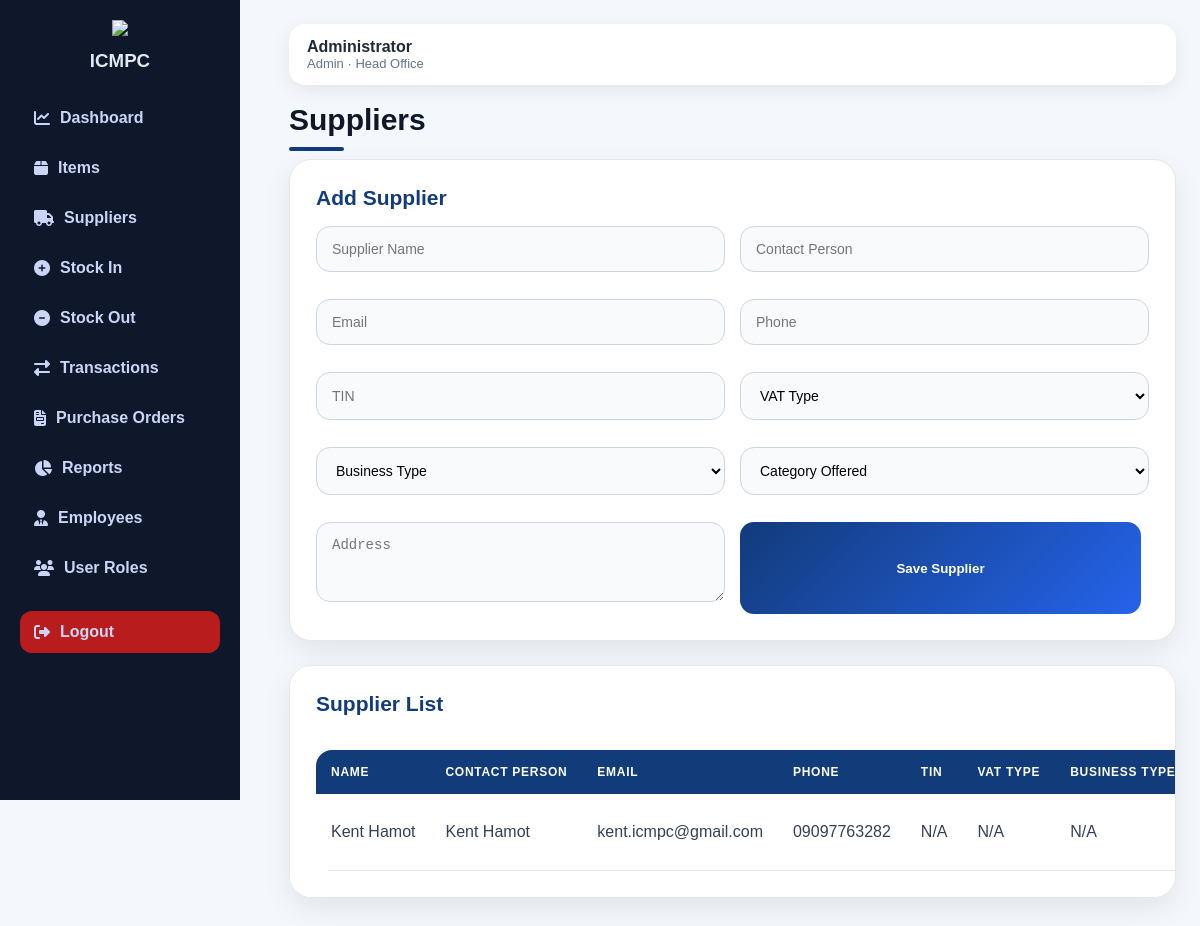
Screenshot of /suppliers (signed in) with the database file from the repository.
### tables this page shows
CREATE TABLE suppliers (
            id INTEGER PRIMARY KEY AUTOINCREMENT,
            name TEXT NOT NULL,
            email TEXT,
            phone TEXT,
            address TEXT,
            tin TEXT,
            vat_type TEXT,
            business_type TEXT,
            created_at TEXT
        , category TEXT, contact_person TEXT);

### app.py (the view, shortened to what this page needs)
@app.route("/suppliers", methods=["GET", "POST"])
def suppliers():
    check = require_login()
    if check:
        return check
    conn = get_db_connection()
    supplier_list = fetchall(conn, "SELECT * FROM suppliers ORDER BY name ASC")
    conn.close()
    return render_template("suppliers.html", suppliers=supplier_list)

### app.py (called while the page is built)
def using_postgres():
    return bool(DATABASE_URL)

def get_db_connection():
    if using_postgres():
        return psycopg2.connect(DATABASE_URL, cursor_factory=psycopg2.extras.RealDictCursor)
    conn = sqlite3.connect(DATABASE)
    conn.row_factory = sqlite3.Row
    return conn

def q(sql):
    if using_postgres():
        return sql.replace("?", "%s")
    return sql

def fetchall(conn, sql, params=()):
    cur = conn.cursor()
    cur.execute(q(sql), params)
    return cur.fetchall()

def logged_in():
    return "user_id" in session

def require_login():
    if not logged_in():
        return redirect(url_for("login"))
    return None

### templates/suppliers.html (shortened to what this page needs)
{% extends "base.html" %}
{% block content %}
<h1>Suppliers</h1>
<section class="panel">
    <h2>Add Supplier</h2>
    <form method="POST" class="form-grid">
        <input name="name" placeholder="Supplier Name" required>
        <input name="contact_person" placeholder="Contact Person">
        <input name="email" type="email" placeholder="Email">
        <input name="phone" placeholder="Phone">
        <input name="tin" placeholder="TIN">
        <select name="vat_type">
            <option value="">VAT Type</option>
        </select>
        <select name="business_type">
            <option value="">Business Type</option>
        </select>
        <select name="category">
            <option value="">Category Offered</option>
        </select>
        <textarea name="address" placeholder="Address"></textarea>
        <button type="submit">Save Supplier</button>
    </form>
</section>
<section class="panel">
    <div class="panel-head">
        <h2>Supplier List</h2>
    </div>
    <table>
        <thead>
            <tr>
                <th>Name</th>
                <th>Contact Person</th>
                <th>Email</th>
                <th>Phone</th>
                <th>TIN</th>
                <th>VAT Type</th>
                <th>Business Type</th>
            </tr>
        </thead>
        <tbody>
        {% for s in suppliers %}
            <tr>
                <td>{{ s.name }}</td>
                <td>{{ s.contact_person or "N/A" }}</td>
                <td>{{ s.email or "N/A" }}</td>
                <td>{{ s.phone or "N/A" }}</td>
                <td>{{ s.tin or "N/A" }}</td>
                <td>{{ s.vat_type or "N/A" }}</td>
                <td>{{ s.business_type or "N/A" }}</td>
            </tr>
        {% else %}
            <tr>
                <td colspan="9">No suppliers yet.</td>
            </tr>
        {% endfor %}
        </tbody>
    </table>
</section>
{% endblock %}

### static/style.css (style rules this page uses)
* { box-sizing:border-box }
body { margin:0;font-family:Arial,sans-serif;background:#f4f7fb;color:#1f2937 }
.login-card,.panel,.card { background:white;border-radius:18px;box-shadow:0 5px 18px rgba(15,23,42,.08) }
h1 { margin-top:0;color:#0f172a }
.panel { padding:22px;margin-bottom:18px;overflow-x:auto }
.panel-head { display:flex;justify-content:space-between;align-items:center;gap:12px }
.form-grid { display:grid;grid-template-columns:repeat(2,1fr);gap:14px }
input,select,textarea { width:100%;padding:12px;border:1px solid #cbd5e1;border-radius:10px;font-size:14px;margin-bottom:12px }
textarea { min-height:80px }
button,.btn-link,.btn-small { display:inline-block;background:#123b7a;color:white;border:0;border-radius:10px;padding:12px 16px;text-decoration:none;font-weight:bold;cursor:pointer;margin-right:8px }
table { width:100%;border-collapse:collapse }
th { background:#123b7a;color:white;text-align:left;padding:12px;white-space:nowrap }
td { padding:12px;border-bottom:1px solid #e5e7eb;white-space:nowrap }
.panel { background: white; padding: 20px; border-radius: 12px; margin-bottom: 20px; }
h1 { font-size: 28px; color: #0f172a; margin-bottom: 18px; font-weight: 800; }
h2 { color: #123b7a; font-size: 20px; margin-bottom: 16px; }
.panel, .form-box, .section { background: #ffffff; border-radius: 20px; padding: 24px; margin-bottom: 22px; box-shadow: 0 8px 24px rgba(15, 23, 42, 0.08); border: 1px solid #e5e7eb; }
.panel-head, .page-head { display: flex; justify-content: space-between; align-items: center; gap: 16px; margin-bottom: 18px; }
.form-grid { display: grid; grid-template-columns: repeat(2, 1fr); gap: 15px; }
input, select, textarea { width: 100%; padding: 13px 14px; border: 1px solid #cbd5e1; border-radius: 12px; background: #f8fafc; font-size: 14px; transition: all 0.2s ease; }
button, .btn-link, .btn-small { background: #123b7a; color: #ffffff; border: none; border-radius: 12px; padding: 12px 16px; font-weight: 700; text-decoration: none; cursor: pointer; transition: all 0.2s ease; }
table { width: 100%; border-collapse: separate; border-spacing: 0; background: white; overflow: hidden; border-radius: 14px; }
th { background: #123b7a; color: white; padding: 14px; font-size: 13px; text-transform: uppercase; letter-spacing: 0.04em; }
td { padding: 14px; border-bottom: 1px solid #e5e7eb; color: #334155; }
.main h1 { font-size: 30px; font-weight: 800; color: #0f172a; margin-bottom: 8px; }
.main h1::after { content: ""; display: block; width: 55px; height: 4px; background: #123b7a; border-radius: 99px; margin-top: 10px; }
.panel, .section, .form-box { background: #ffffff; border-radius: 22px; padding: 26px; margin-bottom: 24px; box-shadow: 0 10px 28px rgba(15, 23, 42, 0.08); border: 1px solid #e5e7eb; }
.panel h2, .section h2, .form-box h2 { color: #123b7a; font-size: 21px; font-weight: 800; margin-top: 0; }
input, select, textarea { width: 100%; padding: 14px 15px; border-radius: 14px; border: 1px solid #cbd5e1; background: #f8fafc; font-size: 14px; }
button, .btn-link, .btn-small { background: linear-gradient(135deg, #123b7a, #2563eb); color: white !important; border: none; border-radius: 14px; padding: 12px 18px; font-weight: 800; text-decoration: none; cursor: pointer; transition: 0.2s ease; }
table { width: 100%; border-collapse: separate; border-spacing: 0; overflow: hidden; border-radius: 16px; background: white; }
th { background: #123b7a; color: white; padding: 15px; font-size: 12px; text-transform: uppercase; letter-spacing: 0.06em; }
td { padding: 15px; border-bottom: 1px solid #e5e7eb; color: #334155; }
.panel-head { display: flex; justify-content: space-between; align-items: center; margin-bottom: 18px; }

### rows the page displays
suppliers: name "Kent Hamot", contact_person "Kent Hamot", email "kent.icmpc@gmail.com", phone "09097763282", tin "N/A", vat_type "N/A", business_type "N/A"

### other values shown
{{ session.get("full_name") }} "Administrator"
{{ session.get("role")|replace("_", " ")|title }} "Admin"
{{ session.get("branch") }} "Head Office"
